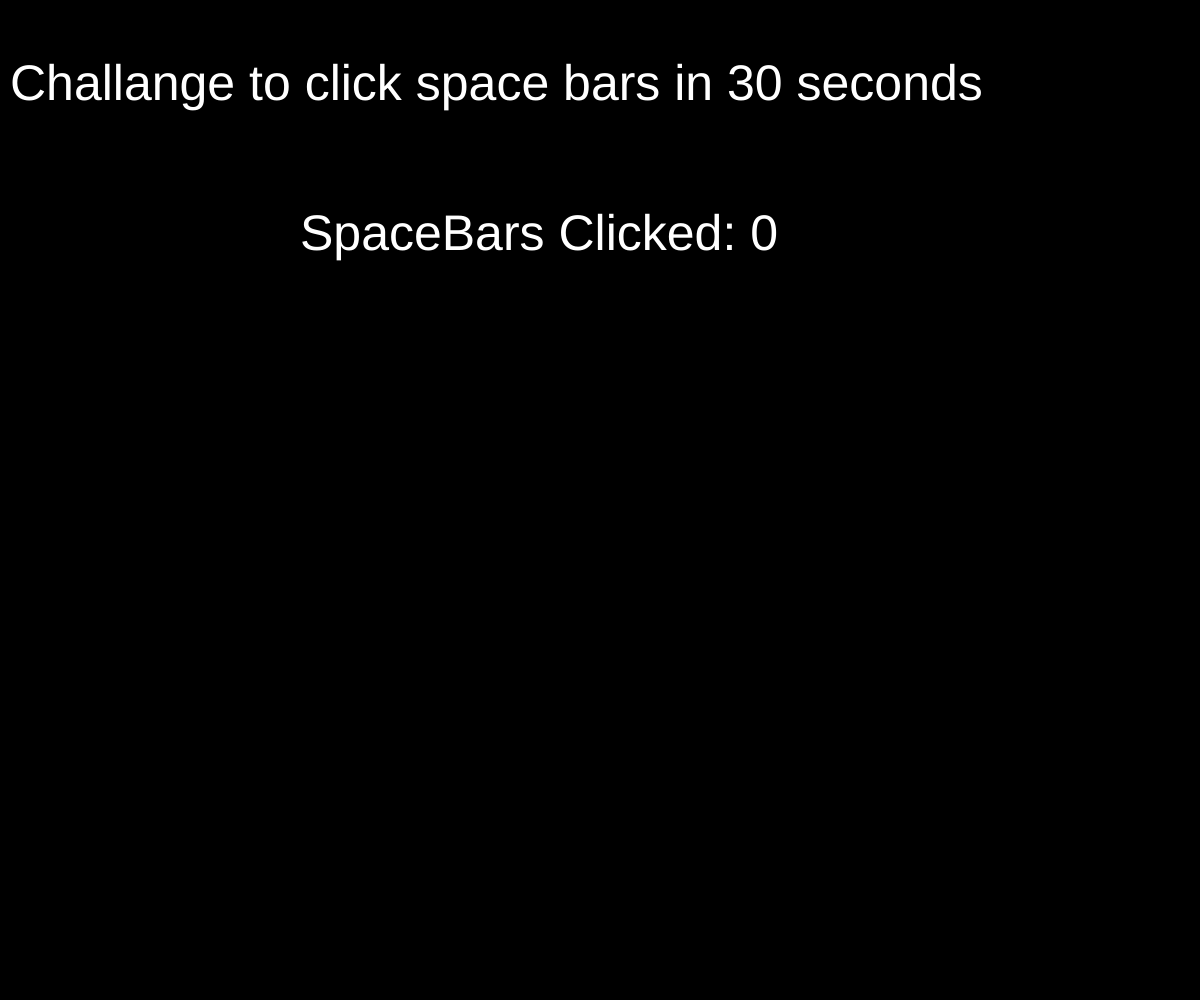
Frame 1 (no input)
Frame 60 (no input): identical to frame 1, image omitted
Frame 120 (the mouse pressed at the canvas centre since frame 60): identical to frame 1, image omitted

The p5.js sketch that drew this single still picture (run headless with seeded random() and noise() and a simulated clock; from frame 60 on, the mouse is pressed at the canvas centre):

// p5.js sketch
// ── sketch.js
var state="";
var times=0;


function preload(){

}

function setup(){
    createCanvas(windowWidth,windowHeight);



}

function draw(){
    background("black");
    fill("white");
    textSize(50);
    text("Challange to click space bars in 30 seconds",10,100);
    text("SpaceBars Clicked: "+times,width/2 - 300, 250);
    if(state === ""){
        setTimeout(show,30000);
    }

    if(state === "2"){
        fill("white");
        textSize(50);
   text("You Clicked Space Bar "+times+" times", 10,450)
    }

}

function keyPressed(){
    if(state === ""){
    if(keyCode === 32){
        times+=1;
    }
}
}

function show(){
    state = "2";
}
